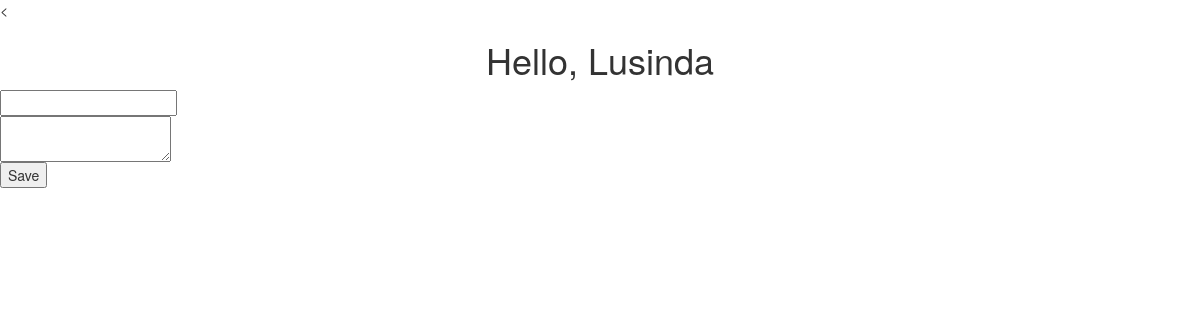
Page /home/ on the earlier database version.
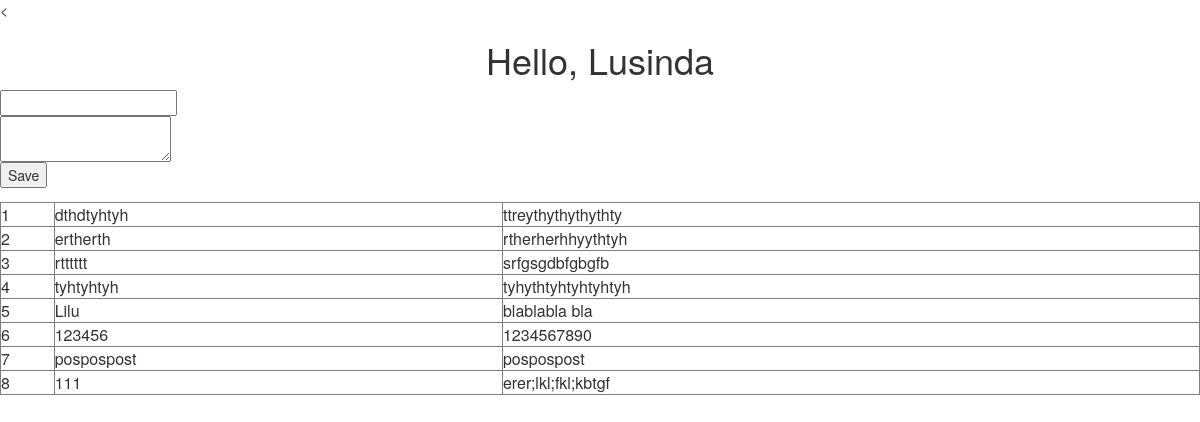
Same page on the later database version.
### Applic/models.py (models this page shows)
class Post(models.Model):
	def __str__(self):
		return ('id = {0}, title = {1}, content = {2}\n'.format(self.id, self.title, self.content))
	title = models.CharField(max_length = 50) #VARCHAR
	content = models.TextField()

### Applic/views.py (the view, shortened to what this page needs)
# urls.py: url('home/$', views.homepage, name = 'homepage')
def homepage(request): #объект, который содержит всю информацию о запросе, объект запроса
	ob = Post.objects.all()
	c = Context(
	{
	'a' : 'Lusinda',
	'b' : 'Lilu',
	'ob' : ob,
	}
	) #'error' : error} 'request' : request.GET.get('title', None)
	name = 'Applic/home.html'
	return render(request, name, c)

### Applic/templates/Applic/home.html (shortened to what this page needs)
<<!DOCTYPE html>
<html lang="">
	<head>
		<link rel="stylesheet" href="https://maxcdn.bootstrapcdn.com/bootstrap/3.3.6/css/bootstrap.min.css">
	</head>
	<body>
		<h1 class="text-center">Hello, {{a}}</h1>
		<form method="POST">
			<input type="text" name="title" required maxlength="50" value="{{ request.POST.title }}""><br>
			<textarea name = "content" required minlength="10">{{request.POST.content}}</textarea><br>
			<input type="submit" name="submit" value="Save" required>
		</form>
		<table width="100%" border="1">
			{% for el in ob %}
			<tr>
				<td>
				{{ el.id }}
				</td>
				<td>
				{{ el.title }}
				</td>
				<td>
				{{ el.content }}
				</td>
			</tr>
			{% endfor %}
		</table>
	</body>
</html>

Differences in the rows shown:
added Post: id "1", title "dthdtyhtyh", content "ttreythythythythty"
added Post: id "2", title "ertherth", content "rtherherhhyythtyh"
added Post: id "3", title "rtttttt", content "srfgsgdbfgbgfb"
added Post: id "4", title "tyhtyhtyh", content "tyhythtyhtyhtyhtyh"
added Post: id "5", title "Lilu", content "blablabla bla"
added Post: id "6", title "123456", content "1234567890"
added Post: id "7", title "pospospost", content "pospospost"
added Post: id "8", title "111", content "erer;lkl;fkl;kbtgf"
